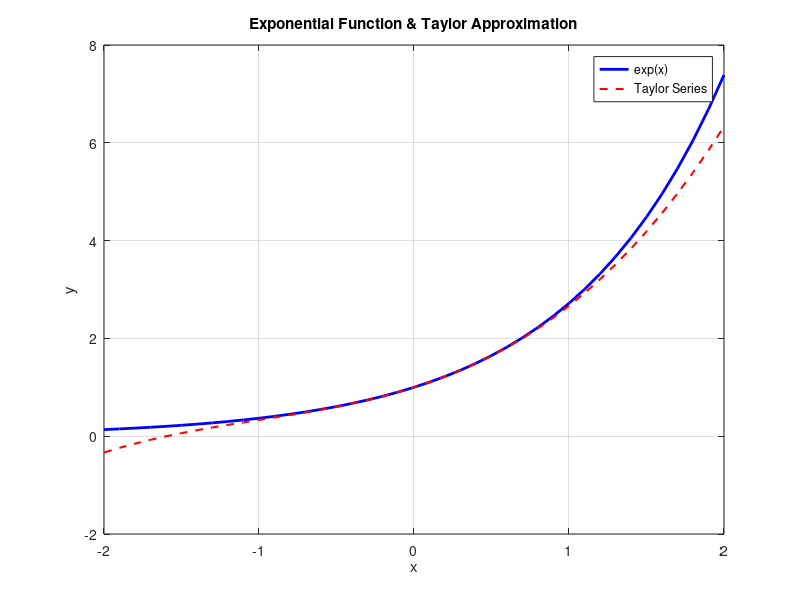

Here is the MATLAB script that generated this plot:
% -*- matlab-ts -*- %  <{Matched rule: (matlab-ts-mode--i-top-level matlab-ts-mode--column-0 0)}>

% Calculate the Golden Ratio (phi) %  <{Matched rule: (matlab-ts-mode--i-top-level matlab-ts-mode--column-0 0)}>
phi = (1 + sqrt(5)) / 2; %  <{Matched rule: (matlab-ts-mode--i-top-level matlab-ts-mode--column-0 0)}>
disp(['Golden Ratio (phi): ', num2str(phi)]); % Display the value %  <{Matched rule: (matlab-ts-mode--i-top-level matlab-ts-mode--column-0 0)}>

% Plot the exponential function with a Taylor Series Approximation %  <{Matched rule: (matlab-ts-mode--i-top-level matlab-ts-mode--column-0 0)}>
x = -2 : 0.1 : 2; %  <{Matched rule: (matlab-ts-mode--i-top-level matlab-ts-mode--column-0 0)}>
y_exp = exp(x); %  <{Matched rule: (matlab-ts-mode--i-top-level matlab-ts-mode--column-0 0)}>
y_taylor = 1 + x + x.^2 / 2 + x.^3 / 6; % First few terms %  <{Matched rule: (matlab-ts-mode--i-top-level matlab-ts-mode--column-0 0)}>

% Plot the approximation %  <{Matched rule: (matlab-ts-mode--i-top-level matlab-ts-mode--column-0 0)}>
figure; % Create a new figure %  <{Matched rule: (matlab-ts-mode--i-top-level matlab-ts-mode--column-0 0)}>
plot(x, y_exp, 'b-', 'LineWidth', 2); % Plot the actual exponential %  <{Matched rule: (matlab-ts-mode--i-top-level matlab-ts-mode--column-0 0)}>
hold on; % Keep the current plot %  <{Matched rule: (matlab-ts-mode--i-top-level matlab-ts-mode--column-0 0)}>
plot(x, y_taylor, ... %  <{Matched rule: (matlab-ts-mode--i-top-level matlab-ts-mode--column-0 0)}>
     'r--', ... %  <{Matched rule: ((parent-is "\\`arguments\\'") parent 0)}>
     'LineWidth', 1.5); %  <{Matched rule: ((parent-is "\\`arguments\\'") parent 0)}>
title('Exponential Function & Taylor Approximation'); %  <{Matched rule: (matlab-ts-mode--i-top-level matlab-ts-mode--column-0 0)}>
xlabel('x'); %  <{Matched rule: (matlab-ts-mode--i-top-level matlab-ts-mode--column-0 0)}>
ylabel('y'); %  <{Matched rule: (matlab-ts-mode--i-top-level matlab-ts-mode--column-0 0)}>
legend('exp(x)', 'Taylor Series'); %  <{Matched rule: (matlab-ts-mode--i-top-level matlab-ts-mode--column-0 0)}>
grid on; %  <{Matched rule: (matlab-ts-mode--i-top-level matlab-ts-mode--column-0 0)}>
hold off; %  <{Matched rule: (matlab-ts-mode--i-top-level matlab-ts-mode--column-0 0)}>
